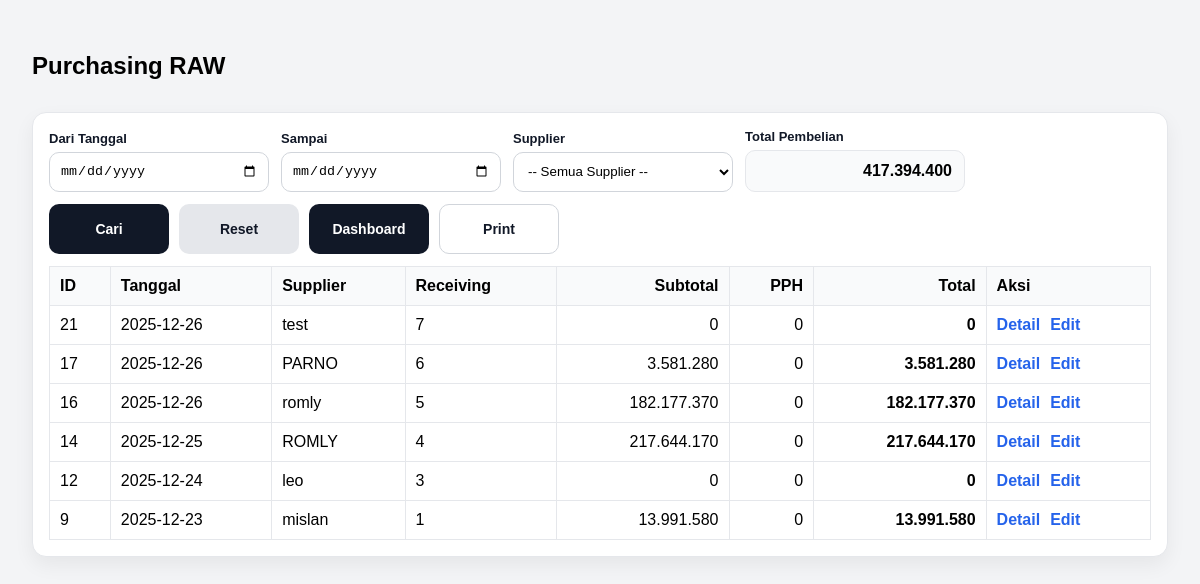
The page /invoice/list (signed in) on the database as committed earlier.
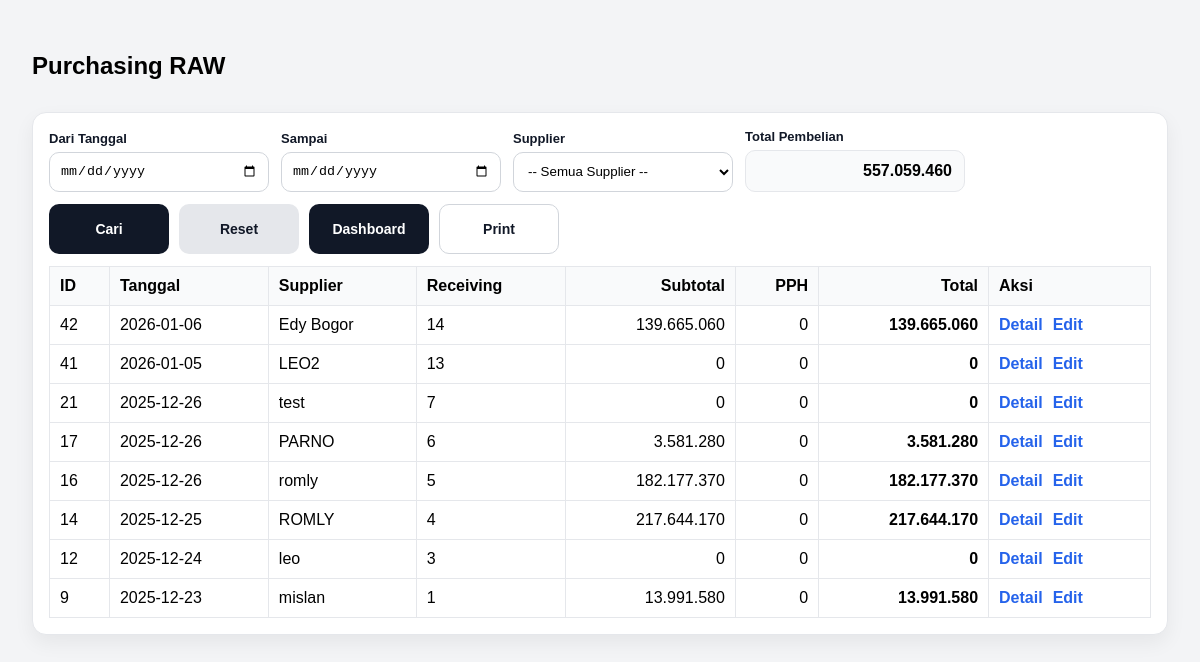
The same page on the database as committed later.
### tables this page shows
CREATE TABLE invoice_header
                (
                    id
                    INTEGER
                    PRIMARY
                    KEY
                    AUTOINCREMENT,
                    receiving_id
                    INTEGER
                    NOT
                    NULL,
                    tanggal
                    TEXT
                    NOT
                    NULL,
                    supplier
                    TEXT
                    NOT
                    NULL,
                    price_points_json
                    TEXT, -- simpan patokan 40/50/60/70 dalam JSON
                    pph_rate
                    REAL
                    DEFAULT
                    0.0025,
                    subtotal
                    REAL
                    DEFAULT
                    0,
                    pph
                    REAL
                    DEFAULT
                    0,
                    total
                    REAL
                    DEFAULT
                    0,
                    created_at
                    TEXT
                    DEFAULT (
                    datetime
                (
                    'now',
                    'localtime'
                )), status TEXT DEFAULT 'ACTIVE', due_date TEXT, payment_type TEXT DEFAULT 'TRANSFER', cash_deduct_per_kg REAL DEFAULT 0, reject_kg REAL DEFAULT 0, reject_price REAL DEFAULT 0, cash_deduct_total REAL DEFAULT 0, reject_total REAL DEFAULT 0,
                    FOREIGN KEY
                (
                    receiving_id
                ) REFERENCES receiving_header
                (
                    id
                )
                    );

### app.py (the view)
@app.route("/invoice/list")
def invoice_list():
    if not require_login():
        return redirect(url_for("login"))
    start = (request.args.get("start") or "").strip()
    end = (request.args.get("end") or "").strip()
    supplier_q = (request.args.get("supplier") or "").strip()
    conn = get_conn()
    where = ["status!='VOID'"]
    params = []
    if start and end:
        where.append("tanggal BETWEEN ? AND ?")
        params.extend([start, end])
    elif start:
        where.append("tanggal >= ?")
        params.append(start)
    elif end:
        where.append("tanggal <= ?")
        params.append(end)
    if supplier_q:
        where.append("LOWER(TRIM(supplier)) = ?")
        params.append(supplier_q.lower())
    where_sql = "WHERE " + " AND ".join(where)
    print("INVOICE LIST SQL:", where_sql, "PARAMS:", params)
    rows = conn.execute(f"""
        SELECT id, receiving_id, tanggal, supplier, subtotal, pph, total, status, created_at
        FROM invoice_header
        {where_sql}
        ORDER BY id DESC
        LIMIT 200
    """, params).fetchall()
    total_beli_row = conn.execute(f"""
        SELECT COALESCE(SUM(COALESCE(total,0)),0) AS total_beli
        FROM invoice_header
        {where_sql}
    """, params).fetchone()
    total_beli = float(total_beli_row["total_beli"] or 0)
    conn.close()
    return render_template(
        "invoice_list.html",
        rows=[dict(r) for r in rows],
        start=start,
        end=end,
        supplier=supplier_q,
        total_beli=total_beli
    )

### app.py (called while the page is built)
def require_login() -> bool:
    return bool(session.get("user"))

### db.py (called while the page is built)
def get_conn():
    conn = sqlite3.connect(DB_NAME)
    conn.row_factory = sqlite3.Row
    conn.execute("PRAGMA foreign_keys = ON;")
    return conn

### templates/invoice_list.html (shortened to what this page needs)
<!doctype html>
<html lang="id">
<head>
</head>
<body>
  <div class="top">
    <h2>Purchasing RAW</h2>
  </div>
  <div class="card">
    <form method="get" action="/invoice/list" class="filter-row">
  <div class="filter-item">
    <label>Dari Tanggal</label>
    <input type="date" name="start" value="{{ start or '' }}">
  </div>
  <div class="filter-item">
    <label>Sampai</label>
    <input type="date" name="end" value="{{ end or '' }}">
  </div>
  <div class="filter-item">
    <label>Supplier</label>
    <select id="supplier" name="supplier"></select>
  </div>
  <div class="filter-item summary-inline">
    <label>Total Pembelian</label>
    <div class="summary-pill">
      {{ "{:,.0f}".format(total_beli or 0).replace(",", ".") }}
    </div>
  </div>
  <div class="filter-actions">
    <a class="btn btn-secondary" type="submit">Cari</a>
    <a class="btn btn-ghost" href="/invoice/list">Reset</a>
    <a class="btn btn-secondary" href="/dashboard">Dashboard</a>
    <a class="btn btn-outline"
   href="/invoice/list/print?start={{ start or '' }}&end={{ end or '' }}&supplier={{ supplier or '' }}">
      Print
      </a>
  </div>
</form>
    <table>
      <thead>
        <tr>
          <th>ID</th>
          <th>Tanggal</th>
          <th>Supplier</th>
          <th>Receiving</th>
          <th class="right">Subtotal</th>
          <th class="right">PPH</th>
          <th class="right">Total</th>
          <th>Aksi</th>
        </tr>
      </thead>
      <tbody>
        {% for r in rows %}
        <tr>
          <td>{{ r.id }}</td>
          <td>{{ r.tanggal }}</td>
          <td>{{ r.supplier }}</td>
          <td>{{ r.receiving_id }}</td>
          <td class="right">{{ "{:,.0f}".format(r.subtotal or 0).replace(",", ".") }}</td>
          <td class="right">{{ "{:,.0f}".format(r.pph or 0).replace(",", ".") }}</td>
          <td class="right"><b>{{ "{:,.0f}".format(r.total or 0).replace(",", ".") }}</b></td>
          <td>
            <div class="aksi">
              <a href="/invoice/{{ r.id }}">Detail</a>
              <a href="/invoice/edit/{{ r.id }}">Edit</a>
            </div>
          </td>
        </tr>
        {% endfor %}
      </tbody>
    </table>
  </div>
</body>
</html>

Rows that differ between the two databases and show on the page:
added invoice_header: id "42", tanggal "2026-01-06", supplier "Edy Bogor", receiving_id "14", subtotal "139.665.060", pph "0", total "139.665.060"
added invoice_header: id "41", tanggal "2026-01-05", supplier "LEO2", receiving_id "13", subtotal "0", pph "0", total "0"
Other text that changed with them:
{{ "{:,.0f}".format(total_beli or 0).replace(",", ".") }}: "417.394.400" → "557.059.460"
